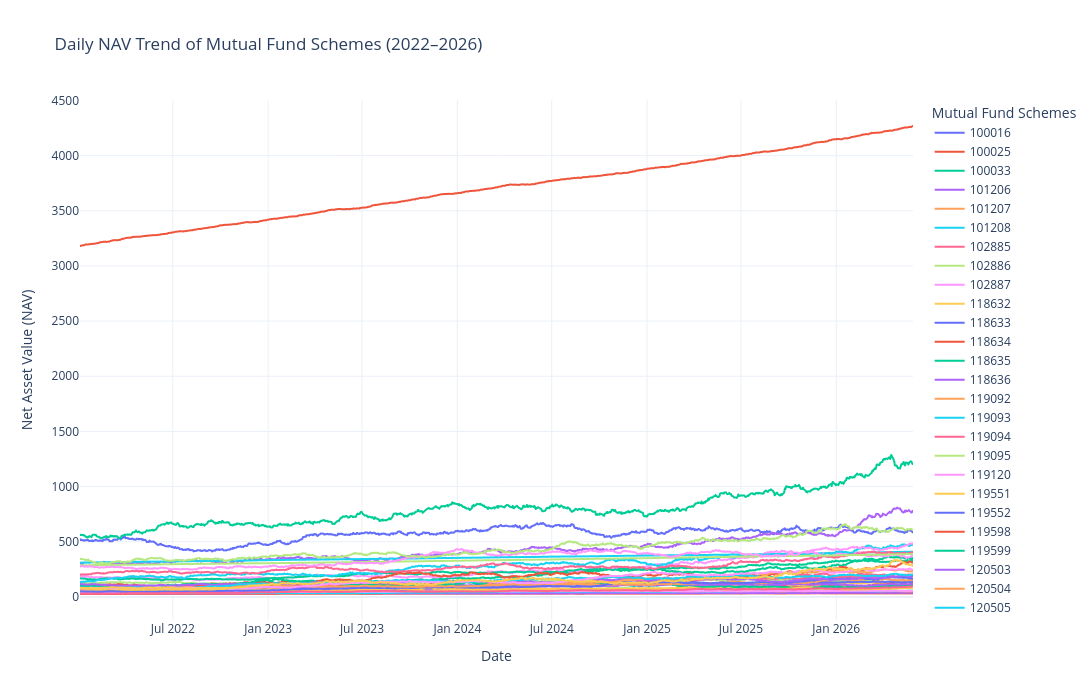

Notebook cell for this chart:
### Code cell
fig = px.line(
    nav_df,
    x="date",
    y="nav",
    color="amfi_code",
    title="Daily NAV Trend of Mutual Fund Schemes (2022–2026)",
    labels={
        "date": "Date",
        "nav": "Net Asset Value (NAV)",
        "amfi_code": "AMFI Code"
    }
)

fig.update_layout(
    template="plotly_white",
    width=1200,
    height=700,
    legend_title="Mutual Fund Schemes"
)

fig.show()

### Figure 1 — Plotly figure (JSON) as saved in the notebook; plotly's stock layout.template omitted (floating-point values rounded to 4 significant figures; data arrays with more than 128 entries replaced by an {"elided": "..."} marker saying what was removed)
{"data": [{"hovertemplate": "AMFI Code=100016<br>Date=%{x}<br>Net Asset Value (NAV)=%{y}<extra></extra>", "legendgroup": "100016", "line": {"color": "#636efa", "dash": "solid"}, "marker": {"symbol": "circle"}, "mode": "lines", "name": "100016", "showlegend": true, "type": "scattergl", "x": {"elided": "1150 str values"}, "xaxis": "x", "y": {"elided": "1150 float values"}, "yaxis": "y"}, {"hovertemplate": "AMFI Code=100025<br>Date=%{x}<br>Net Asset Value (NAV)=%{y}<extra></extra>", "legendgroup": "100025", "line": {"color": "#EF553B", "dash": "solid"}, "marker": {"symbol": "circle"}, "mode": "lines", "name": "100025", "showlegend": true, "type": "scattergl", "x": {"elided": "1150 str values"}, "xaxis": "x", "y": {"elided": "1150 float values"}, "yaxis": "y"}, {"hovertemplate": "AMFI Code=100033<br>Date=%{x}<br>Net Asset Value (NAV)=%{y}<extra></extra>", "legendgroup": "100033", "line": {"color": "#00cc96", "dash": "solid"}, "marker": {"symbol": "circle"}, "mode": "lines", "name": "100033", "showlegend": true, "type": "scattergl", "x": {"elided": "1150 str values"}, "xaxis": "x", "y": {"elided": "1150 float values"}, "yaxis": "y"}, {"hovertemplate": "AMFI Code=101206<br>Date=%{x}<br>Net Asset Value (NAV)=%{y}<extra></extra>", "legendgroup": "101206", "line": {"color": "#ab63fa", "dash": "solid"}, "marker": {"symbol": "circle"}, "mode": "lines", "name": "101206", "showlegend": true, "type": "scattergl", "x": {"elided": "1150 str values"}, "xaxis": "x", "y": {"elided": "1150 float values"}, "yaxis": "y"}, {"hovertemplate": "AMFI Code=101207<br>Date=%{x}<br>Net Asset Value (NAV)=%{y}<extra></extra>", "legendgroup": "101207", "line": {"color": "#FFA15A", "dash": "solid"}, "marker": {"symbol": "circle"}, "mode": "lines", "name": "101207", "showlegend": true, "type": "scattergl", "x": {"elided": "1150 str values"}, "xaxis": "x", "y": {"elided": "1150 float values"}, "yaxis": "y"}, {"hovertemplate": "AMFI Code=101208<br>Date=%{x}<br>Net Asset Value (NAV)=%{y}<extra></extra>", "legendgroup": "101208", "line": {"color": "#19d3f3", "dash": "solid"}, "marker": {"symbol": "circle"}, "mode": "lines", "name": "101208", "showlegend": true, "type": "scattergl", "x": {"elided": "1150 str values"}, "xaxis": "x", "y": {"elided": "1150 float values"}, "yaxis": "y"}, {"hovertemplate": "AMFI Code=102885<br>Date=%{x}<br>Net Asset Value (NAV)=%{y}<extra></extra>", "legendgroup": "102885", "line": {"color": "#FF6692", "dash": "solid"}, "marker": {"symbol": "circle"}, "mode": "lines", "name": "102885", "showlegend": true, "type": "scattergl", "x": {"elided": "1150 str values"}, "xaxis": "x", "y": {"elided": "1150 float values"}, "yaxis": "y"}, {"hovertemplate": "AMFI Code=102886<br>Date=%{x}<br>Net Asset Value (NAV)=%{y}<extra></extra>", "legendgroup": "102886", "line": {"color": "#B6E880", "dash": "solid"}, "marker": {"symbol": "circle"}, "mode": "lines", "name": "102886", "showlegend": true, "type": "scattergl", "x": {"elided": "1150 str values"}, "xaxis": "x", "y": {"elided": "1150 float values"}, "yaxis": "y"}, {"hovertemplate": "AMFI Code=102887<br>Date=%{x}<br>Net Asset Value (NAV)=%{y}<extra></extra>", "legendgroup": "102887", "line": {"color": "#FF97FF", "dash": "solid"}, "marker": {"symbol": "circle"}, "mode": "lines", "name": "102887", "showlegend": true, "type": "scattergl", "x": {"elided": "1150 str values"}, "xaxis": "x", "y": {"elided": "1150 float values"}, "yaxis": "y"}, {"hovertemplate": "AMFI Code=118632<br>Date=%{x}<br>Net Asset Value (NAV)=%{y}<extra></extra>", "legendgroup": "118632", "line": {"color": "#FECB52", "dash": "solid"}, "marker": {"symbol": "circle"}, "mode": "lines", "name": "118632", "showlegend": true, "type": "scattergl", "x": {"elided": "1150 str values"}, "xaxis": "x", "y": {"elided": "1150 float values"}, "yaxis": "y"}, {"hovertemplate": "AMFI Code=118633<br>Date=%{x}<br>Net Asset Value (NAV)=%{y}<extra></extra>", "legendgroup": "118633", "line": {"color": "#636efa", "dash": "solid"}, "marker": {"symbol": "circle"}, "mode": "lines", "name": "118633", "showlegend": true, "type": "scattergl", "x": {"elided": "1150 str values"}, "xaxis": "x", "y": {"elided": "1150 float values"}, "yaxis": "y"}, {"hovertemplate": "AMFI Code=118634<br>Date=%{x}<br>Net Asset Value (NAV)=%{y}<extra></extra>", "legendgroup": "118634", "line": {"color": "#EF553B", "dash": "solid"}, "marker": {"symbol": "circle"}, "mode": "lines", "name": "118634", "showlegend": true, "type": "scattergl", "x": {"elided": "1150 str values"}, "xaxis": "x", "y": {"elided": "1150 float values"}, "yaxis": "y"}, {"hovertemplate": "AMFI Code=118635<br>Date=%{x}<br>Net Asset Value (NAV)=%{y}<extra></extra>", "legendgroup": "118635", "line": {"color": "#00cc96", "dash": "solid"}, "marker": {"symbol": "circle"}, "mode": "lines", "name": "118635", "showlegend": true, "type": "scattergl", "x": {"elided": "1150 str values"}, "xaxis": "x", "y": {"elided": "1150 float values"}, "yaxis": "y"}, {"hovertemplate": "AMFI Code=118636<br>Date=%{x}<br>Net Asset Value (NAV)=%{y}<extra></extra>", "legendgroup": "118636", "line": {"color": "#ab63fa", "dash": "solid"}, "marker": {"symbol": "circle"}, "mode": "lines", "name": "118636", "showlegend": true, "type": "scattergl", "x": {"elided": "1150 str values"}, "xaxis": "x", "y": {"elided": "1150 float values"}, "yaxis": "y"}, {"hovertemplate": "AMFI Code=119092<br>Date=%{x}<br>Net Asset Value (NAV)=%{y}<extra></extra>", "legendgroup": "119092", "line": {"color": "#FFA15A", "dash": "solid"}, "marker": {"symbol": "circle"}, "mode": "lines", "name": "119092", "showlegend": true, "type": "scattergl", "x": {"elided": "1150 str values"}, "xaxis": "x", "y": {"elided": "1150 float values"}, "yaxis": "y"}, {"hovertemplate": "AMFI Code=119093<br>Date=%{x}<br>Net Asset Value (NAV)=%{y}<extra></extra>", "legendgroup": "119093", "line": {"color": "#19d3f3", "dash": "solid"}, "marker": {"symbol": "circle"}, "mode": "lines", "name": "119093", "showlegend": true, "type": "scattergl", "x": {"elided": "1150 str values"}, "xaxis": "x", "y": {"elided": "1150 float values"}, "yaxis": "y"}, {"hovertemplate": "AMFI Code=119094<br>Date=%{x}<br>Net Asset Value (NAV)=%{y}<extra></extra>", "legendgroup": "119094", "line": {"color": "#FF6692", "dash": "solid"}, "marker": {"symbol": "circle"}, "mode": "lines", "name": "119094", "showlegend": true, "type": "scattergl", "x": {"elided": "1150 str values"}, "xaxis": "x", "y": {"elided": "1150 float values"}, "yaxis": "y"}, {"hovertemplate": "AMFI Code=119095<br>Date=%{x}<br>Net Asset Value (NAV)=%{y}<extra></extra>", "legendgroup": "119095", "line": {"color": "#B6E880", "dash": "solid"}, "marker": {"symbol": "circle"}, "mode": "lines", "name": "119095", "showlegend": true, "type": "scattergl", "x": {"elided": "1150 str values"}, "xaxis": "x", "y": {"elided": "1150 float values"}, "yaxis": "y"}, {"hovertemplate": "AMFI Code=119120<br>Date=%{x}<br>Net Asset Value (NAV)=%{y}<extra></extra>", "legendgroup": "119120", "line": {"color": "#FF97FF", "dash": "solid"}, "marker": {"symbol": "circle"}, "mode": "lines", "name": "119120", "showlegend": true, "type": "scattergl", "x": {"elided": "1150 str values"}, "xaxis": "x", "y": {"elided": "1150 float values"}, "yaxis": "y"}, {"hovertemplate": "AMFI Code=119551<br>Date=%{x}<br>Net Asset Value (NAV)=%{y}<extra></extra>", "legendgroup": "119551", "line": {"color": "#FECB52", "dash": "solid"}, "marker": {"symbol": "circle"}, "mode": "lines", "name": "119551", "showlegend": true, "type": "scattergl", "x": {"elided": "1150 str values"}, "xaxis": "x", "y": {"elided": "1150 float values"}, "yaxis": "y"}, {"hovertemplate": "AMFI Code=119552<br>Date=%{x}<br>Net Asset Value (NAV)=%{y}<extra></extra>", "legendgroup": "119552", "line": {"color": "#636efa", "dash": "solid"}, "marker": {"symbol": "circle"}, "mode": "lines", "name": "119552", "showlegend": true, "type": "scattergl", "x": {"elided": "1150 str values"}, "xaxis": "x", "y": {"elided": "1150 float values"}, "yaxis": "y"}, {"hovertemplate": "AMFI Code=119598<br>Date=%{x}<br>Net Asset Value (NAV)=%{y}<extra></extra>", "legendgroup": "119598", "line": {"color": "#EF553B", "dash": "solid"}, "marker": {"symbol": "circle"}, "mode": "lines", "name": "119598", "showlegend": true, "type": "scattergl", "x": {"elided": "1150 str values"}, "xaxis": "x", "y": {"elided": "1150 float values"}, "yaxis": "y"}, {"hovertemplate": "AMFI Code=119599<br>Date=%{x}<br>Net Asset Value (NAV)=%{y}<extra></extra>", "legendgroup": "119599", "line": {"color": "#00cc96", "dash": "solid"}, "marker": {"symbol": "circle"}, "mode": "lines", "name": "119599", "showlegend": true, "type": "scattergl", "x": {"elided": "1150 str values"}, "xaxis": "x", "y": {"elided": "1150 float values"}, "yaxis": "y"}, {"hovertemplate": "AMFI Code=120503<br>Date=%{x}<br>Net Asset Value (NAV)=%{y}<extra></extra>", "legendgroup": "120503", "line": {"color": "#ab63fa", "dash": "solid"}, "marker": {"symbol": "circle"}, "mode": "lines", "name": "120503", "showlegend": true, "type": "scattergl", "x": {"elided": "1150 str values"}, "xaxis": "x", "y": {"elided": "1150 float values"}, "yaxis": "y"}, {"hovertemplate": "AMFI Code=120504<br>Date=%{x}<br>Net Asset Value (NAV)=%{y}<extra></extra>", "legendgroup": "120504", "line": {"color": "#FFA15A", "dash": "solid"}, "marker": {"symbol": "circle"}, "mode": "lines", "name": "120504", "showlegend": true, "type": "scattergl", "x": {"elided": "1150 str values"}, "xaxis": "x", "y": {"elided": "1150 float values"}, "yaxis": "y"}, {"hovertemplate": "AMFI Code=120505<br>Date=%{x}<br>Net Asset Value (NAV)=%{y}<extra></extra>", "legendgroup": "120505", "line": {"color": "#19d3f3", "dash": "solid"}, "marker": {"symbol": "circle"}, "mode": "lines", "name": "120505", "showlegend": true, "type": "scattergl", "x": {"elided": "1150 str values"}, "xaxis": "x", "y": {"elided": "1150 float values"}, "yaxis": "y"}, {"hovertemplate": "AMFI Code=120506<br>Date=%{x}<br>Net Asset Value (NAV)=%{y}<extra></extra>", "legendgroup": "120506", "line": {"color": "#FF6692", "dash": "solid"}, "marker": {"symbol": "circle"}, "mode": "lines", "name": "120506", "showlegend": true, "type": "scattergl", "x": {"elided": "1150 str values"}, "xaxis": "x", "y": {"elided": "1150 float values"}, "yaxis": "y"}, {"hovertemplate": "AMFI Code=120507<br>Date=%{x}<br>Net Asset Value (NAV)=%{y}<extra></extra>", "legendgroup": "120507", "line": {"color": "#B6E880", "dash": "solid"}, "marker": {"symbol": "circle"}, "mode": "lines", "name": "120507", "showlegend": true, "type": "scattergl", "x": {"elided": "1150 str values"}, "xaxis": "x", "y": {"elided": "1150 float values"}, "yaxis": "y"}, {"hovertemplate": "AMFI Code=120841<br>Date=%{x}<br>Net Asset Value (NAV)=%{y}<extra></extra>", "legendgroup": "120841", "line": {"color": "#FF97FF", "dash": "solid"}, "marker": {"symbol": "circle"}, "mode": "lines", "name": "120841", "showlegend": true, "type": "scattergl", "x": {"elided": "1150 str values"}, "xaxis": "x", "y": {"elided": "1150 float values"}, "yaxis": "y"}, {"hovertemplate": "AMFI Code=120842<br>Date=%{x}<br>Net Asset Value (NAV)=%{y}<extra></extra>", "legendgroup": "120842", "line": {"color": "#FECB52", "dash": "solid"}, "marker": {"symbol": "circle"}, "mode": "lines", "name": "120842", "showlegend": true, "type": "scattergl", "x": {"elided": "1150 str values"}, "xaxis": "x", "y": {"elided": "1150 float values"}, "yaxis": "y"}, {"hovertemplate": "AMFI Code=120843<br>Date=%{x}<br>Net Asset Value (NAV)=%{y}<extra></extra>", "legendgroup": "120843", "line": {"color": "#636efa", "dash": "solid"}, "marker": {"symbol": "circle"}, "mode": "lines", "name": "120843", "showlegend": true, "type": "scattergl", "x": {"elided": "1150 str values"}, "xaxis": "x", "y": {"elided": "1150 float values"}, "yaxis": "y"}, {"hovertemplate": "AMFI Code=120844<br>Date=%{x}<br>Net Asset Value (NAV)=%{y}<extra></extra>", "legendgroup": "120844", "line": {"color": "#EF553B", "dash": "solid"}, "marker": {"symbol": "circle"}, "mode": "lines", "name": "120844", "showlegend": true, "type": "scattergl", "x": {"elided": "1150 str values"}, "xaxis": "x", "y": {"elided": "1150 float values"}, "yaxis": "y"}, {"hovertemplate": "AMFI Code=125497<br>Date=%{x}<br>Net Asset Value (NAV)=%{y}<extra></extra>", "legendgroup": "125497", "line": {"color": "#00cc96", "dash": "solid"}, "marker": {"symbol": "circle"}, "mode": "lines", "name": "125497", "showlegend": true, "type": "scattergl", "x": {"elided": "1150 str values"}, "xaxis": "x", "y": {"elided": "1150 float values"}, "yaxis": "y"}, {"hovertemplate": "AMFI Code=125498<br>Date=%{x}<br>Net Asset Value (NAV)=%{y}<extra></extra>", "legendgroup": "125498", "line": {"color": "#ab63fa", "dash": "solid"}, "marker": {"symbol": "circle"}, "mode": "lines", "name": "125498", "showlegend": true, "type": "scattergl", "x": {"elided": "1150 str values"}, "xaxis": "x", "y": {"elided": "1150 float values"}, "yaxis": "y"}, {"hovertemplate": "AMFI Code=148567<br>Date=%{x}<br>Net Asset Value (NAV)=%{y}<extra></extra>", "legendgroup": "148567", "line": {"color": "#FFA15A", "dash": "solid"}, "marker": {"symbol": "circle"}, "mode": "lines", "name": "148567", "showlegend": true, "type": "scattergl", "x": {"elided": "1150 str values"}, "xaxis": "x", "y": {"elided": "1150 float values"}, "yaxis": "y"}, {"hovertemplate": "AMFI Code=148568<br>Date=%{x}<br>Net Asset Value (NAV)=%{y}<extra></extra>", "legendgroup": "148568", "line": {"color": "#19d3f3", "dash": "solid"}, "marker": {"symbol": "circle"}, "mode": "lines", "name": "148568", "showlegend": true, "type": "scattergl", "x": {"elided": "1150 str values"}, "xaxis": "x", "y": {"elided": "1150 float values"}, "yaxis": "y"}, {"hovertemplate": "AMFI Code=148569<br>Date=%{x}<br>Net Asset Value (NAV)=%{y}<extra></extra>", "legendgroup": "148569", "line": {"color": "#FF6692", "dash": "solid"}, "marker": {"symbol": "circle"}, "mode": "lines", "name": "148569", "showlegend": true, "type": "scattergl", "x": {"elided": "1150 str values"}, "xaxis": "x", "y": {"elided": "1150 float values"}, "yaxis": "y"}, {"hovertemplate": "AMFI Code=149322<br>Date=%{x}<br>Net Asset Value (NAV)=%{y}<extra></extra>", "legendgroup": "149322", "line": {"color": "#B6E880", "dash": "solid"}, "marker": {"symbol": "circle"}, "mode": "lines", "name": "149322", "showlegend": true, "type": "scattergl", "x": {"elided": "1150 str values"}, "xaxis": "x", "y": {"elided": "1150 float values"}, "yaxis": "y"}, {"hovertemplate": "AMFI Code=149323<br>Date=%{x}<br>Net Asset Value (NAV)=%{y}<extra></extra>", "legendgroup": "149323", "line": {"color": "#FF97FF", "dash": "solid"}, "marker": {"symbol": "circle"}, "mode": "lines", "name": "149323", "showlegend": true, "type": "scattergl", "x": {"elided": "1150 str values"}, "xaxis": "x", "y": {"elided": "1150 float values"}, "yaxis": "y"}, {"hovertemplate": "AMFI Code=149324<br>Date=%{x}<br>Net Asset Value (NAV)=%{y}<extra></extra>", "legendgroup": "149324", "line": {"color": "#FECB52", "dash": "solid"}, "marker": {"symbol": "circle"}, "mode": "lines", "name": "149324", "showlegend": true, "type": "scattergl", "x": {"elided": "1150 str values"}, "xaxis": "x", "y": {"elided": "1150 float values"}, "yaxis": "y"}], "layout": {"height": 700, "legend": {"title": {"text": "Mutual Fund Schemes"}, "tracegroupgap": 0}, "title": {"text": "Daily NAV Trend of Mutual Fund Schemes (2022–2026)"}, "width": 1200, "xaxis": {"anchor": "y", "domain": [0, 1], "title": {"text": "Date"}}, "yaxis": {"anchor": "x", "domain": [0, 1], "title": {"text": "Net Asset Value (NAV)"}}}}
